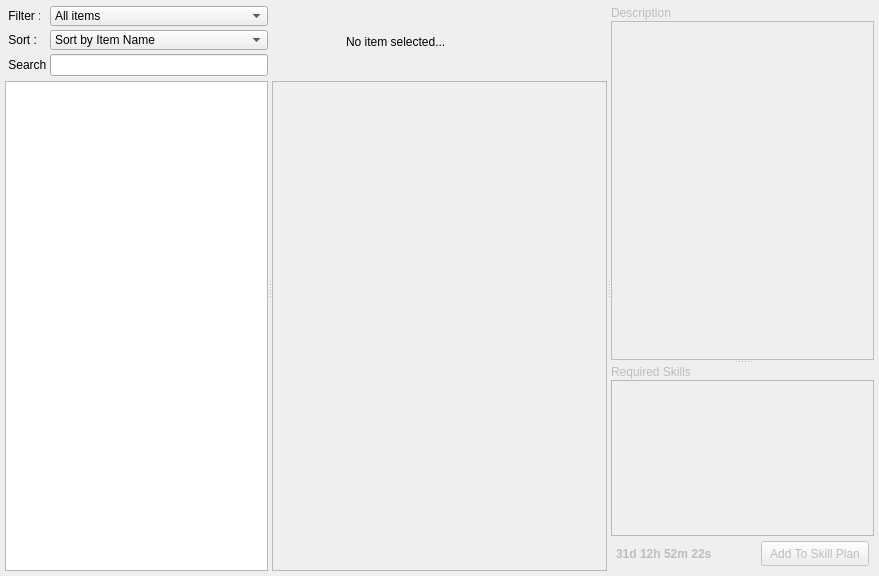
<?xml version="1.0" encoding="UTF-8"?>
<ui version="4.0">
 <class>BrowserSkillTab</class>
 <widget class="QWidget" name="BrowserSkillTab">
  <property name="geometry">
   <rect>
    <x>0</x>
    <y>0</y>
    <width>879</width>
    <height>576</height>
   </rect>
  </property>
  <property name="windowTitle">
   <string>Form</string>
  </property>
  <layout class="QVBoxLayout" name="verticalLayout_4">
   <property name="spacing">
    <number>0</number>
   </property>
   <property name="margin">
    <number>5</number>
   </property>
   <item>
    <widget class="QSplitter" name="splitter">
     <property name="orientation">
      <enum>Qt::Horizontal</enum>
     </property>
     <property name="opaqueResize">
      <bool>true</bool>
     </property>
     <property name="childrenCollapsible">
      <bool>false</bool>
     </property>
     <widget class="QFrame" name="rightFrame">
      <property name="minimumSize">
       <size>
        <width>240</width>
        <height>0</height>
       </size>
      </property>
      <property name="frameShape">
       <enum>QFrame::NoFrame</enum>
      </property>
      <property name="frameShadow">
       <enum>QFrame::Plain</enum>
      </property>
      <property name="lineWidth">
       <number>2</number>
      </property>
      <layout class="QVBoxLayout" name="verticalLayout">
       <property name="spacing">
        <number>3</number>
       </property>
       <property name="margin">
        <number>0</number>
       </property>
       <item>
        <widget class="QFrame" name="filterFrame">
         <property name="sizePolicy">
          <sizepolicy hsizetype="Preferred" vsizetype="Preferred">
           <horstretch>0</horstretch>
           <verstretch>0</verstretch>
          </sizepolicy>
         </property>
         <property name="minimumSize">
          <size>
           <width>200</width>
           <height>73</height>
          </size>
         </property>
         <property name="maximumSize">
          <size>
           <width>16777215</width>
           <height>73</height>
          </size>
         </property>
         <property name="frameShape">
          <enum>QFrame::NoFrame</enum>
         </property>
         <property name="frameShadow">
          <enum>QFrame::Raised</enum>
         </property>
         <layout class="QGridLayout" name="gridLayout_2">
          <property name="horizontalSpacing">
           <number>0</number>
          </property>
          <property name="verticalSpacing">
           <number>3</number>
          </property>
          <property name="margin">
           <number>0</number>
          </property>
          <item row="0" column="0">
           <widget class="QLabel" name="filterLabel">
            <property name="enabled">
             <bool>true</bool>
            </property>
            <property name="sizePolicy">
             <sizepolicy hsizetype="Fixed" vsizetype="Fixed">
              <horstretch>0</horstretch>
              <verstretch>0</verstretch>
             </sizepolicy>
            </property>
            <property name="minimumSize">
             <size>
              <width>35</width>
              <height>20</height>
             </size>
            </property>
            <property name="maximumSize">
             <size>
              <width>35</width>
              <height>20</height>
             </size>
            </property>
            <property name="text">
             <string> Filter :</string>
            </property>
           </widget>
          </item>
          <item row="0" column="1">
           <widget class="QComboBox" name="filterComboBox">
            <property name="sizePolicy">
             <sizepolicy hsizetype="Preferred" vsizetype="Fixed">
              <horstretch>0</horstretch>
              <verstretch>0</verstretch>
             </sizepolicy>
            </property>
            <property name="minimumSize">
             <size>
              <width>0</width>
              <height>20</height>
             </size>
            </property>
            <property name="maximumSize">
             <size>
              <width>16777215</width>
              <height>20</height>
             </size>
            </property>
            <property name="focusPolicy">
             <enum>Qt::WheelFocus</enum>
            </property>
            <item>
             <property name="text">
              <string>All items</string>
             </property>
            </item>
           </widget>
          </item>
          <item row="1" column="0">
           <widget class="QLabel" name="sortLabel">
            <property name="enabled">
             <bool>true</bool>
            </property>
            <property name="sizePolicy">
             <sizepolicy hsizetype="Fixed" vsizetype="Fixed">
              <horstretch>0</horstretch>
              <verstretch>0</verstretch>
             </sizepolicy>
            </property>
            <property name="minimumSize">
             <size>
              <width>32</width>
              <height>20</height>
             </size>
            </property>
            <property name="maximumSize">
             <size>
              <width>32</width>
              <height>20</height>
             </size>
            </property>
            <property name="text">
             <string> Sort :</string>
            </property>
           </widget>
          </item>
          <item row="1" column="1">
           <widget class="QComboBox" name="sortComboBox">
            <property name="sizePolicy">
             <sizepolicy hsizetype="Preferred" vsizetype="Fixed">
              <horstretch>0</horstretch>
              <verstretch>0</verstretch>
             </sizepolicy>
            </property>
            <property name="minimumSize">
             <size>
              <width>0</width>
              <height>20</height>
             </size>
            </property>
            <property name="maximumSize">
             <size>
              <width>16777215</width>
              <height>20</height>
             </size>
            </property>
            <property name="focusPolicy">
             <enum>Qt::WheelFocus</enum>
            </property>
            <item>
             <property name="text">
              <string>Sort by Item Name</string>
             </property>
            </item>
            <item>
             <property name="text">
              <string>Sort by Meta Level</string>
             </property>
            </item>
           </widget>
          </item>
          <item row="2" column="0">
           <widget class="QLabel" name="sortLabel_2">
            <property name="enabled">
             <bool>true</bool>
            </property>
            <property name="sizePolicy">
             <sizepolicy hsizetype="Fixed" vsizetype="Fixed">
              <horstretch>0</horstretch>
              <verstretch>0</verstretch>
             </sizepolicy>
            </property>
            <property name="minimumSize">
             <size>
              <width>45</width>
              <height>20</height>
             </size>
            </property>
            <property name="maximumSize">
             <size>
              <width>45</width>
              <height>20</height>
             </size>
            </property>
            <property name="text">
             <string> Search :</string>
            </property>
           </widget>
          </item>
          <item row="2" column="1">
           <widget class="QLineEdit" name="lineEdit">
            <property name="minimumSize">
             <size>
              <width>0</width>
              <height>20</height>
             </size>
            </property>
            <property name="focusPolicy">
             <enum>Qt::StrongFocus</enum>
            </property>
            <property name="inputMask">
             <string/>
            </property>
           </widget>
          </item>
         </layout>
        </widget>
       </item>
       <item>
        <widget class="QTreeView" name="itemTree">
         <property name="sizePolicy">
          <sizepolicy hsizetype="Preferred" vsizetype="Expanding">
           <horstretch>0</horstretch>
           <verstretch>0</verstretch>
          </sizepolicy>
         </property>
         <property name="minimumSize">
          <size>
           <width>200</width>
           <height>200</height>
          </size>
         </property>
         <property name="focusPolicy">
          <enum>Qt::WheelFocus</enum>
         </property>
         <property name="horizontalScrollBarPolicy">
          <enum>Qt::ScrollBarAsNeeded</enum>
         </property>
         <property name="showDropIndicator" stdset="0">
          <bool>false</bool>
         </property>
         <property name="dragEnabled">
          <bool>true</bool>
         </property>
         <property name="dragDropMode">
          <enum>QAbstractItemView::DragOnly</enum>
         </property>
         <property name="indentation">
          <number>20</number>
         </property>
         <property name="rootIsDecorated">
          <bool>true</bool>
         </property>
         <property name="uniformRowHeights">
          <bool>true</bool>
         </property>
         <property name="sortingEnabled">
          <bool>true</bool>
         </property>
         <property name="headerHidden">
          <bool>true</bool>
         </property>
        </widget>
       </item>
      </layout>
     </widget>
     <widget class="QFrame" name="centerFrame">
      <property name="frameShape">
       <enum>QFrame::NoFrame</enum>
      </property>
      <property name="frameShadow">
       <enum>QFrame::Plain</enum>
      </property>
      <property name="lineWidth">
       <number>2</number>
      </property>
      <layout class="QVBoxLayout" name="verticalLayout_3">
       <property name="spacing">
        <number>2</number>
       </property>
       <property name="margin">
        <number>0</number>
       </property>
       <item>
        <widget class="QFrame" name="itemHeaderFrame">
         <property name="sizePolicy">
          <sizepolicy hsizetype="Preferred" vsizetype="Fixed">
           <horstretch>4</horstretch>
           <verstretch>0</verstretch>
          </sizepolicy>
         </property>
         <property name="minimumSize">
          <size>
           <width>325</width>
           <height>74</height>
          </size>
         </property>
         <property name="maximumSize">
          <size>
           <width>16777215</width>
           <height>74</height>
          </size>
         </property>
         <property name="frameShape">
          <enum>QFrame::NoFrame</enum>
         </property>
         <property name="frameShadow">
          <enum>QFrame::Plain</enum>
         </property>
         <property name="lineWidth">
          <number>0</number>
         </property>
         <layout class="QHBoxLayout" name="horizontalLayout_2">
          <property name="spacing">
           <number>5</number>
          </property>
          <property name="margin">
           <number>5</number>
          </property>
          <item>
           <widget class="QFrame" name="iconFrame">
            <property name="sizePolicy">
             <sizepolicy hsizetype="Fixed" vsizetype="Fixed">
              <horstretch>0</horstretch>
              <verstretch>0</verstretch>
             </sizepolicy>
            </property>
            <property name="minimumSize">
             <size>
              <width>64</width>
              <height>64</height>
             </size>
            </property>
            <property name="maximumSize">
             <size>
              <width>64</width>
              <height>64</height>
             </size>
            </property>
            <property name="frameShape">
             <enum>QFrame::NoFrame</enum>
            </property>
            <property name="frameShadow">
             <enum>QFrame::Plain</enum>
            </property>
            <property name="lineWidth">
             <number>0</number>
            </property>
            <widget class="QLabel" name="metaGroupIcon">
             <property name="geometry">
              <rect>
               <x>0</x>
               <y>0</y>
               <width>64</width>
               <height>64</height>
              </rect>
             </property>
             <property name="sizePolicy">
              <sizepolicy hsizetype="Fixed" vsizetype="Fixed">
               <horstretch>0</horstretch>
               <verstretch>0</verstretch>
              </sizepolicy>
             </property>
             <property name="minimumSize">
              <size>
               <width>64</width>
               <height>64</height>
              </size>
             </property>
             <property name="maximumSize">
              <size>
               <width>64</width>
               <height>64</height>
              </size>
             </property>
             <property name="autoFillBackground">
              <bool>false</bool>
             </property>
             <property name="frameShape">
              <enum>QFrame::NoFrame</enum>
             </property>
             <property name="text">
              <string/>
             </property>
            </widget>
            <widget class="QLabel" name="iconLabel">
             <property name="geometry">
              <rect>
               <x>0</x>
               <y>0</y>
               <width>64</width>
               <height>64</height>
              </rect>
             </property>
             <property name="sizePolicy">
              <sizepolicy hsizetype="Fixed" vsizetype="Fixed">
               <horstretch>0</horstretch>
               <verstretch>0</verstretch>
              </sizepolicy>
             </property>
             <property name="minimumSize">
              <size>
               <width>64</width>
               <height>64</height>
              </size>
             </property>
             <property name="maximumSize">
              <size>
               <width>64</width>
               <height>64</height>
              </size>
             </property>
             <property name="autoFillBackground">
              <bool>false</bool>
             </property>
             <property name="frameShape">
              <enum>QFrame::NoFrame</enum>
             </property>
             <property name="text">
              <string/>
             </property>
             <property name="pixmap">
              <pixmap resource="../../../../resources/icons_pq.qrc">:/pq/icons/pausequafe/no_item_selected.png</pixmap>
             </property>
            </widget>
           </widget>
          </item>
          <item>
           <widget class="QLabel" name="itemNameLabel">
            <property name="sizePolicy">
             <sizepolicy hsizetype="Preferred" vsizetype="Fixed">
              <horstretch>0</horstretch>
              <verstretch>0</verstretch>
             </sizepolicy>
            </property>
            <property name="minimumSize">
             <size>
              <width>246</width>
              <height>64</height>
             </size>
            </property>
            <property name="maximumSize">
             <size>
              <width>16777215</width>
              <height>64</height>
             </size>
            </property>
            <property name="styleSheet">
             <string notr="true">font: 18px &quot;Arial&quot;;</string>
            </property>
            <property name="text">
             <string>No item selected...</string>
            </property>
            <property name="wordWrap">
             <bool>true</bool>
            </property>
           </widget>
          </item>
         </layout>
        </widget>
       </item>
       <item>
        <widget class="QTableView" name="attributesTable">
         <property name="enabled">
          <bool>false</bool>
         </property>
         <property name="focusPolicy">
          <enum>Qt::WheelFocus</enum>
         </property>
         <property name="horizontalScrollBarPolicy">
          <enum>Qt::ScrollBarAlwaysOff</enum>
         </property>
         <property name="alternatingRowColors">
          <bool>true</bool>
         </property>
         <property name="selectionMode">
          <enum>QAbstractItemView::ExtendedSelection</enum>
         </property>
         <property name="selectionBehavior">
          <enum>QAbstractItemView::SelectRows</enum>
         </property>
         <property name="sortingEnabled">
          <bool>true</bool>
         </property>
        </widget>
       </item>
      </layout>
     </widget>
     <widget class="QSplitter" name="rightSplitter">
      <property name="sizePolicy">
       <sizepolicy hsizetype="Fixed" vsizetype="Expanding">
        <horstretch>0</horstretch>
        <verstretch>0</verstretch>
       </sizepolicy>
      </property>
      <property name="minimumSize">
       <size>
        <width>200</width>
        <height>0</height>
       </size>
      </property>
      <property name="orientation">
       <enum>Qt::Vertical</enum>
      </property>
      <property name="opaqueResize">
       <bool>true</bool>
      </property>
      <property name="childrenCollapsible">
       <bool>false</bool>
      </property>
      <widget class="QFrame" name="descriptionFrame">
       <property name="enabled">
        <bool>false</bool>
       </property>
       <property name="sizePolicy">
        <sizepolicy hsizetype="Preferred" vsizetype="Preferred">
         <horstretch>0</horstretch>
         <verstretch>4</verstretch>
        </sizepolicy>
       </property>
       <property name="minimumSize">
        <size>
         <width>0</width>
         <height>0</height>
        </size>
       </property>
       <property name="frameShape">
        <enum>QFrame::NoFrame</enum>
       </property>
       <property name="frameShadow">
        <enum>QFrame::Plain</enum>
       </property>
       <property name="lineWidth">
        <number>0</number>
       </property>
       <layout class="QVBoxLayout" name="verticalLayout_2">
        <property name="spacing">
         <number>0</number>
        </property>
        <property name="margin">
         <number>0</number>
        </property>
        <item>
         <widget class="QLabel" name="descriptionLabel">
          <property name="sizePolicy">
           <sizepolicy hsizetype="Fixed" vsizetype="Fixed">
            <horstretch>0</horstretch>
            <verstretch>0</verstretch>
           </sizepolicy>
          </property>
          <property name="minimumSize">
           <size>
            <width>111</width>
            <height>16</height>
           </size>
          </property>
          <property name="maximumSize">
           <size>
            <width>111</width>
            <height>16</height>
           </size>
          </property>
          <property name="text">
           <string>Description</string>
          </property>
         </widget>
        </item>
        <item>
         <widget class="QTextBrowser" name="itemDescription">
          <property name="sizePolicy">
           <sizepolicy hsizetype="Preferred" vsizetype="Preferred">
            <horstretch>0</horstretch>
            <verstretch>0</verstretch>
           </sizepolicy>
          </property>
          <property name="minimumSize">
           <size>
            <width>0</width>
            <height>150</height>
           </size>
          </property>
          <property name="sizeIncrement">
           <size>
            <width>0</width>
            <height>0</height>
           </size>
          </property>
          <property name="baseSize">
           <size>
            <width>272</width>
            <height>400</height>
           </size>
          </property>
          <property name="focusPolicy">
           <enum>Qt::WheelFocus</enum>
          </property>
          <property name="frameShape">
           <enum>QFrame::Box</enum>
          </property>
          <property name="frameShadow">
           <enum>QFrame::Plain</enum>
          </property>
          <property name="acceptRichText">
           <bool>true</bool>
          </property>
         </widget>
        </item>
       </layout>
      </widget>
      <widget class="QFrame" name="prereqFrame">
       <property name="enabled">
        <bool>false</bool>
       </property>
       <property name="sizePolicy">
        <sizepolicy hsizetype="Preferred" vsizetype="Preferred">
         <horstretch>0</horstretch>
         <verstretch>2</verstretch>
        </sizepolicy>
       </property>
       <property name="minimumSize">
        <size>
         <width>0</width>
         <height>0</height>
        </size>
       </property>
       <property name="frameShape">
        <enum>QFrame::NoFrame</enum>
       </property>
       <property name="frameShadow">
        <enum>QFrame::Plain</enum>
       </property>
       <property name="lineWidth">
        <number>0</number>
       </property>
       <layout class="QGridLayout" name="gridLayout">
        <property name="margin">
         <number>0</number>
        </property>
        <property name="spacing">
         <number>0</number>
        </property>
        <item row="0" column="0" colspan="2">
         <widget class="QLabel" name="prereqLabel">
          <property name="sizePolicy">
           <sizepolicy hsizetype="Fixed" vsizetype="Fixed">
            <horstretch>0</horstretch>
            <verstretch>0</verstretch>
           </sizepolicy>
          </property>
          <property name="minimumSize">
           <size>
            <width>111</width>
            <height>16</height>
           </size>
          </property>
          <property name="maximumSize">
           <size>
            <width>111</width>
            <height>16</height>
           </size>
          </property>
          <property name="text">
           <string>Required Skills</string>
          </property>
         </widget>
        </item>
        <item row="1" column="0" rowspan="2" colspan="3">
         <widget class="QTreeView" name="prereqTree">
          <property name="sizePolicy">
           <sizepolicy hsizetype="Preferred" vsizetype="Preferred">
            <horstretch>0</horstretch>
            <verstretch>0</verstretch>
           </sizepolicy>
          </property>
          <property name="minimumSize">
           <size>
            <width>0</width>
            <height>150</height>
           </size>
          </property>
          <property name="sizeIncrement">
           <size>
            <width>0</width>
            <height>0</height>
           </size>
          </property>
          <property name="focusPolicy">
           <enum>Qt::WheelFocus</enum>
          </property>
          <property name="horizontalScrollBarPolicy">
           <enum>Qt::ScrollBarAlwaysOff</enum>
          </property>
          <property name="showDropIndicator" stdset="0">
           <bool>false</bool>
          </property>
          <property name="uniformRowHeights">
           <bool>true</bool>
          </property>
          <property name="sortingEnabled">
           <bool>true</bool>
          </property>
          <property name="headerHidden">
           <bool>true</bool>
          </property>
         </widget>
        </item>
        <item row="3" column="0" colspan="3">
         <widget class="QFrame" name="frame">
          <property name="sizePolicy">
           <sizepolicy hsizetype="Expanding" vsizetype="Fixed">
            <horstretch>0</horstretch>
            <verstretch>0</verstretch>
           </sizepolicy>
          </property>
          <property name="minimumSize">
           <size>
            <width>0</width>
            <height>35</height>
           </size>
          </property>
          <property name="maximumSize">
           <size>
            <width>16777215</width>
            <height>35</height>
           </size>
          </property>
          <property name="frameShape">
           <enum>QFrame::NoFrame</enum>
          </property>
          <property name="frameShadow">
           <enum>QFrame::Raised</enum>
          </property>
          <layout class="QHBoxLayout" name="horizontalLayout_3">
           <property name="spacing">
            <number>0</number>
           </property>
           <property name="leftMargin">
            <number>5</number>
           </property>
           <property name="topMargin">
            <number>0</number>
           </property>
           <property name="rightMargin">
            <number>5</number>
           </property>
           <property name="bottomMargin">
            <number>0</number>
           </property>
           <item>
            <widget class="QLabel" name="label">
             <property name="sizePolicy">
              <sizepolicy hsizetype="Preferred" vsizetype="Preferred">
               <horstretch>4</horstretch>
               <verstretch>0</verstretch>
              </sizepolicy>
             </property>
             <property name="maximumSize">
              <size>
               <width>16777215</width>
               <height>25</height>
              </size>
             </property>
             <property name="font">
              <font>
               <weight>75</weight>
               <bold>true</bold>
              </font>
             </property>
             <property name="text">
              <string>31d 12h 52m 22s</string>
             </property>
            </widget>
           </item>
           <item>
            <widget class="QPushButton" name="pushButton">
             <property name="sizePolicy">
              <sizepolicy hsizetype="Preferred" vsizetype="Expanding">
               <horstretch>3</horstretch>
               <verstretch>0</verstretch>
              </sizepolicy>
             </property>
             <property name="minimumSize">
              <size>
               <width>0</width>
               <height>20</height>
              </size>
             </property>
             <property name="maximumSize">
              <size>
               <width>16777215</width>
               <height>25</height>
              </size>
             </property>
             <property name="focusPolicy">
              <enum>Qt::StrongFocus</enum>
             </property>
             <property name="text">
              <string>Add To Skill Plan</string>
             </property>
            </widget>
           </item>
          </layout>
         </widget>
        </item>
       </layout>
      </widget>
     </widget>
    </widget>
   </item>
  </layout>
 </widget>
 <resources>
  <include location="../../../../resources/icons_pq.qrc"/>
 </resources>
 <connections/>
</ui>
